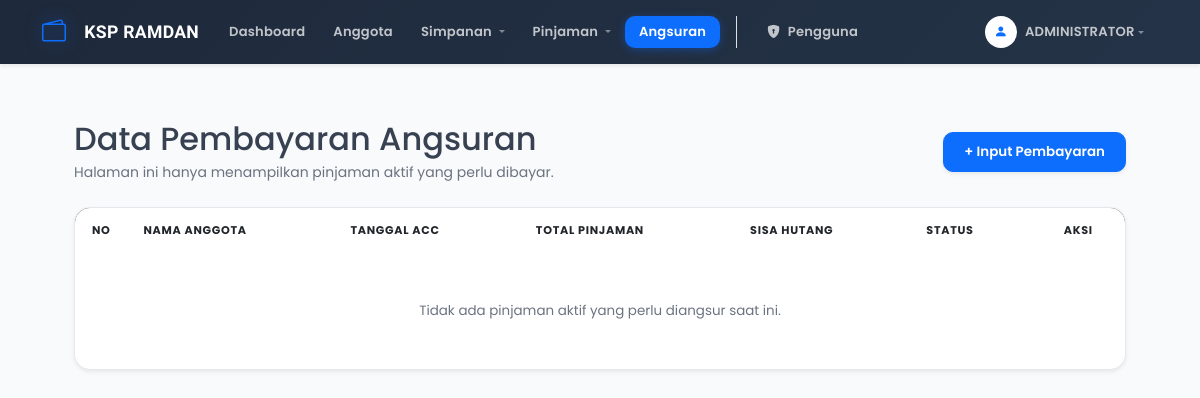
Before: /data_angsuran.php (signed in) with the older database file.
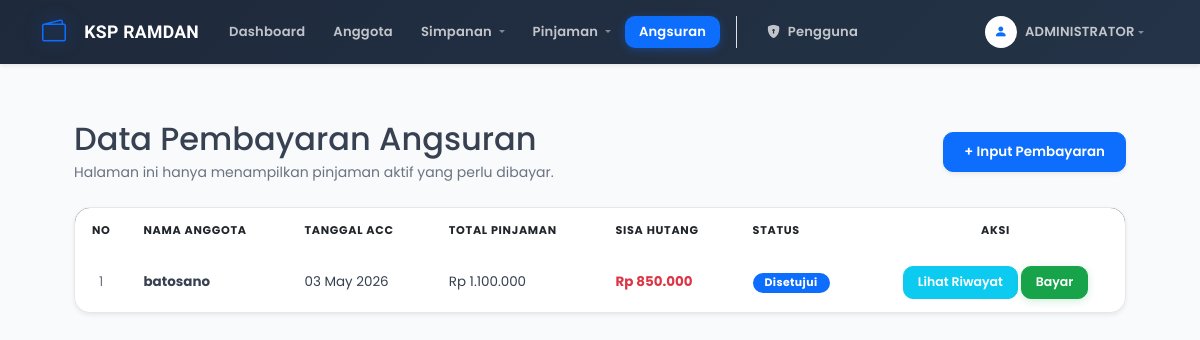
After: the same page with the newer database file.
### tables this page shows
CREATE TABLE `tb_pinjaman_ramdan` (
  `id_pinjaman` int(11) NOT NULL,
  `id_anggota` int(11) NOT NULL,
  `jumlah_pinjaman` decimal(15,2) NOT NULL,
  `bunga` decimal(5,2) NOT NULL,
  `lama_pinjaman` int(11) NOT NULL,
  `total_pinjaman` decimal(15,2) NOT NULL,
  `sisa_pinjaman` int(11) DEFAULT NULL,
  `status_pinjaman` enum('Diajukan','Disetujui','Lunas') DEFAULT 'Diajukan',
  `tanggal_pinjaman` date NOT NULL
);

CREATE TABLE `tb_anggota_ramdan` (
  `id_anggota` int(11) NOT NULL,
  `nama` varchar(100) NOT NULL,
  `alamat` text DEFAULT NULL,
  `no_hp` varchar(20) DEFAULT NULL,
  `tanggal_daftar` date NOT NULL
);

### functions.php (called while the page is built, shortened)
<?php
function rupiah($angka) {
    return "Rp " . number_format($angka, 0, ',', '.');
}
?>

### data_angsuran.php (the view, shortened to what this page needs)
<?php
include 'koneksi.php';
include 'header.php';
?>
<div class="content">
    <div class="d-flex justify-content-between align-items-center mb-4">
        <div>
            <h2 class="mb-1">Data Pembayaran Angsuran</h2>
            <p class="text-muted small mb-0">Halaman ini hanya menampilkan pinjaman aktif yang perlu dibayar.</p>
        </div>
        <?php if ($_SESSION['role'] != 'Anggota'): ?>
            <a href="tambah_angsuran.php" class="btn btn-primary shadow-sm">+ Input Pembayaran</a>
        <?php endif; ?>
    </div>
    <div class="card shadow-sm border-0">
        <div class="card-body p-0">
            <div class="table-responsive">
                <table class="table table-hover align-middle mb-0">
                    <thead class="bg-dark text-white">
                        <tr>
                            <th width="5%" class="text-center py-3">No</th>
                            <th class="py-3">Nama Anggota</th>
                            <th class="py-3">Tanggal ACC</th>
                            <th class="py-3">Total Pinjaman</th>
                            <th class="py-3">Sisa Hutang</th>
                            <th class="py-3">Status</th>
                            <th class="text-center py-3">Aksi</th>
                        </tr>
                    </thead>
                    <tbody>
                        <?php
                        $no = 1;
                        $query = mysqli_query($koneksi, "SELECT p.*, a.nama
                                                         FROM tb_pinjaman_ramdan p
                                                         JOIN tb_anggota_ramdan a ON p.id_anggota = a.id_anggota
                                                         WHERE p.status_pinjaman NOT IN ('Diajukan', 'Ditolak', 'Lunas')
                                                         ORDER BY p.sisa_pinjaman DESC, p.id_pinjaman DESC");
                        if (mysqli_num_rows($query) == 0) {
                            echo "<tr><td colspan='7' class='text-center py-5 text-muted'>Tidak ada pinjaman aktif yang perlu diangsur saat ini.</td></tr>";
                        }
                        while ($data = mysqli_fetch_assoc($query)) {
                            $status = $data['status_pinjaman'];
                            $badge_class = 'bg-primary';
                        ?>
                        <tr>
                            <td class="text-center text-muted"><?php echo $no++; ?></td>
                            <td class="fw-bold"><?php echo htmlspecialchars($data['nama']); ?></td>
                            <td><?php echo date('d M Y', strtotime($data['tanggal_pinjaman'])); ?></td>
                            <td><?php echo rupiah($data['total_pinjaman']); ?></td>
                            <td class="fw-bold text-danger"><?php echo rupiah($data['sisa_pinjaman']); ?></td>
                            <td><span class="badge <?php echo $badge_class; ?>"><?php echo $status; ?></span></td>
                            <td class="text-center">
                                <div class="btn-group gap-1">
                                    <a href="riwayat_angsuran.php?id=<?php echo $data['id_pinjaman']; ?>" class="btn btn-info btn-sm text-white">Lihat Riwayat</a>
                                    <?php if($_SESSION['role'] != 'Anggota'): ?>
                                        <a href="tambah_angsuran.php?id=<?php echo $data['id_pinjaman']; ?>" class="btn btn-success btn-sm">Bayar</a>
                                    <?php endif; ?>
                                </div>
                            </td>
                        </tr>
                        <?php } ?>
                    </tbody>
                </table>
            </div>
        </div>
    </div>
</div>
<?php include 'footer.php'; ?>

Changed rows visible on the page:
added tb_pinjaman_ramdan: id_anggota.nama "batosano", tanggal_pinjaman "03 May 2026", total_pinjaman "Rp 1.100.000", sisa_pinjaman "Rp 850.000", status_pinjaman "Disetujui"
Other visible differences:
text no longer shown: "Tidak ada pinjaman aktif yang perlu diangsur saat ini."
